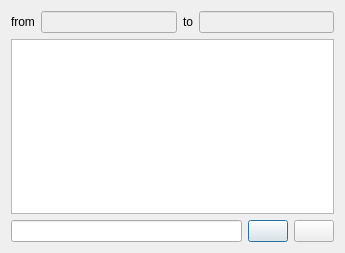
<ui version="4.0" >
 <class>Message</class>
 <widget class="QDialog" name="Message" >
  <property name="geometry" >
   <rect>
    <x>0</x>
    <y>0</y>
    <width>345</width>
    <height>253</height>
   </rect>
  </property>
  <property name="windowTitle" >
   <string>message</string>
  </property>
  <layout class="QGridLayout" >
   <item row="0" column="0" >
    <layout class="QVBoxLayout" >
     <item>
      <layout class="QHBoxLayout" >
       <item>
        <widget class="QLabel" name="label_2" >
         <property name="text" >
          <string>from</string>
         </property>
        </widget>
       </item>
       <item>
        <widget class="QLineEdit" name="from" >
         <property name="enabled" >
          <bool>false</bool>
         </property>
        </widget>
       </item>
       <item>
        <widget class="QLabel" name="label" >
         <property name="text" >
          <string>to</string>
         </property>
        </widget>
       </item>
       <item>
        <widget class="QLineEdit" name="to" >
         <property name="enabled" >
          <bool>false</bool>
         </property>
        </widget>
       </item>
      </layout>
     </item>
     <item>
      <widget class="QTextEdit" name="list" >
       <property name="autoFormatting" >
        <set>QTextEdit::AutoAll</set>
       </property>
       <property name="readOnly" >
        <bool>true</bool>
       </property>
      </widget>
     </item>
     <item>
      <layout class="QHBoxLayout" >
       <item>
        <widget class="QLineEdit" name="edit" />
       </item>
       <item>
        <widget class="QPushButton" name="send" >
         <property name="text" >
          <string/>
         </property>
         <property name="icon" >
          <iconset resource="../resources/resources.qrc" >:/talk/images/email_go.png</iconset>
         </property>
        </widget>
       </item>
       <item>
        <widget class="QPushButton" name="add" >
         <property name="text" >
          <string/>
         </property>
         <property name="icon" >
          <iconset resource="../resources/resources.qrc" >:/talk/images/user_add.png</iconset>
         </property>
        </widget>
       </item>
      </layout>
     </item>
    </layout>
   </item>
  </layout>
 </widget>
 <tabstops>
  <tabstop>edit</tabstop>
  <tabstop>send</tabstop>
  <tabstop>from</tabstop>
  <tabstop>to</tabstop>
  <tabstop>list</tabstop>
 </tabstops>
 <resources>
  <include location="../resources/resources.qrc" />
 </resources>
 <connections>
  <connection>
   <sender>edit</sender>
   <signal>returnPressed()</signal>
   <receiver>send</receiver>
   <slot>click()</slot>
   <hints>
    <hint type="sourcelabel" >
     <x>220</x>
     <y>225</y>
    </hint>
    <hint type="destinationlabel" >
     <x>276</x>
     <y>225</y>
    </hint>
   </hints>
  </connection>
 </connections>
</ui>
